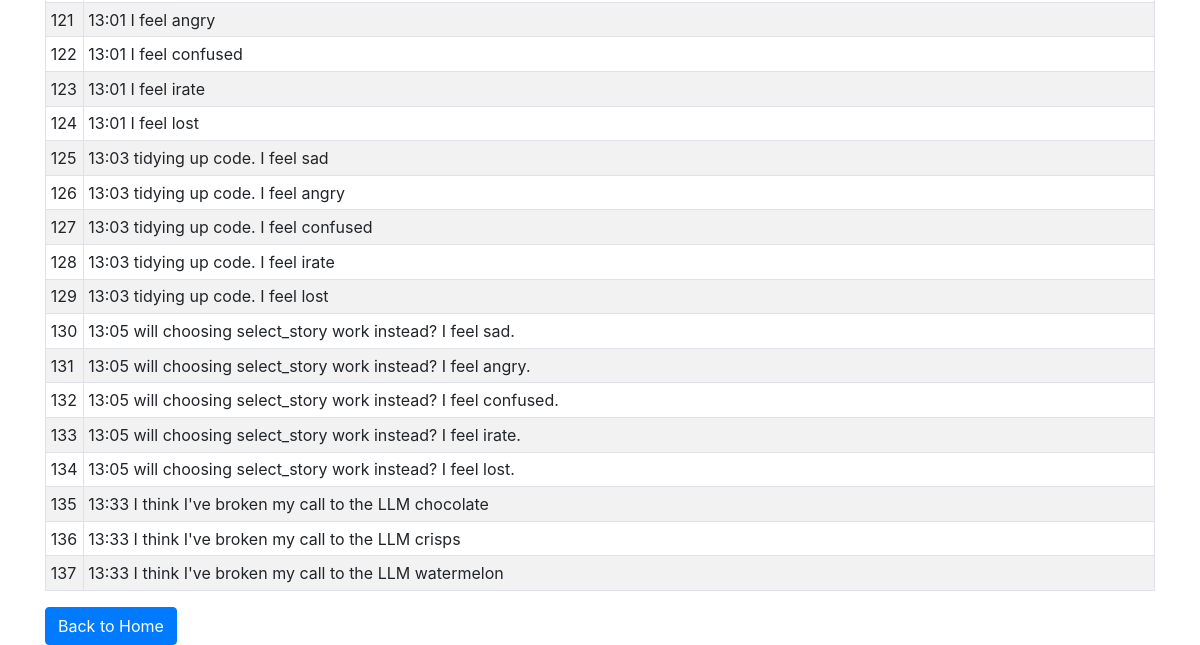
/see_all_stories (lower part), run on an earlier commit of the app's database.
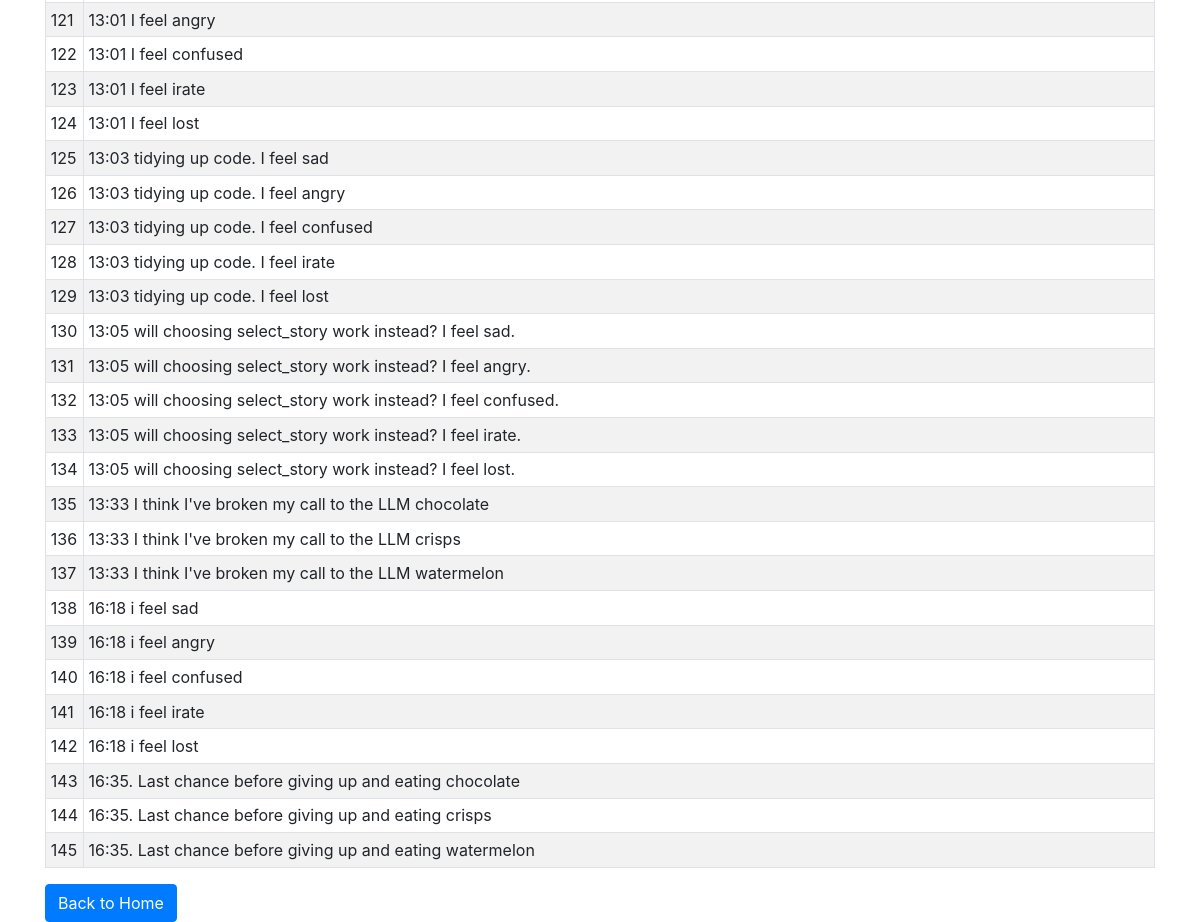
And on a later commit of the database.
### app/models.py (models this page shows, shortened)
class Story(db.Model):
    __tablename__ = 'story'
    story_id = db.Column(db.Integer, primary_key=True, autoincrement=True)
    content = db.Column(db.Text, nullable=False)
    template_id = db.Column(db.Integer, db.ForeignKey('template.template_id'), nullable=False)
    template = db.relationship('Template', backref=db.backref('stories', lazy=True))

### app/routes.py (the view)
@bp.route('/see_all_stories')
def see_all_stories():
    stories = story_service.get_all_stories()
    return render_template('see_all_stories.html', stories=stories)

### app/services/story_service.py (called while the page is built)
def get_all_stories():
    return Story.query.all()

### app/templates/see_all_stories.html (shortened to what this page needs)
<!DOCTYPE html>
<html lang="en">
<head>
    <link rel="stylesheet" href="https://stackpath.bootstrapcdn.com/bootstrap/4.5.2/css/bootstrap.min.css">
</head>
<body>
    <div class="container">
        <table class="table table-striped table-bordered table-hover table-sm">
            <tbody>
                {% for story in stories %}
                    <tr>
                        <td>{{ story.story_id }}</td>
                        <td>{{ story.content }}</td>
                    </tr>
                {% endfor %}
            </tbody>
        </table>
        <a href="{{ url_for('main.index') }}" class="btn btn-primary">Back to Home</a>
    </div>
</body>
</html>

What changed in the data, as far as the page shows it:
added Story: story_id "138", content "16:18 i feel sad"
added Story: story_id "139", content "16:18 i feel angry"
added Story: story_id "140", content "16:18 i feel confused"
added Story: story_id "141", content "16:18 i feel irate"
added Story: story_id "142", content "16:18 i feel lost"
added Story: story_id "143", content "16:35. Last chance before giving up and eating chocolate"
added Story: story_id "144", content "16:35. Last chance before giving up and eating crisps"
added Story: story_id "145", content "16:35. Last chance before giving up and eating watermelon"
